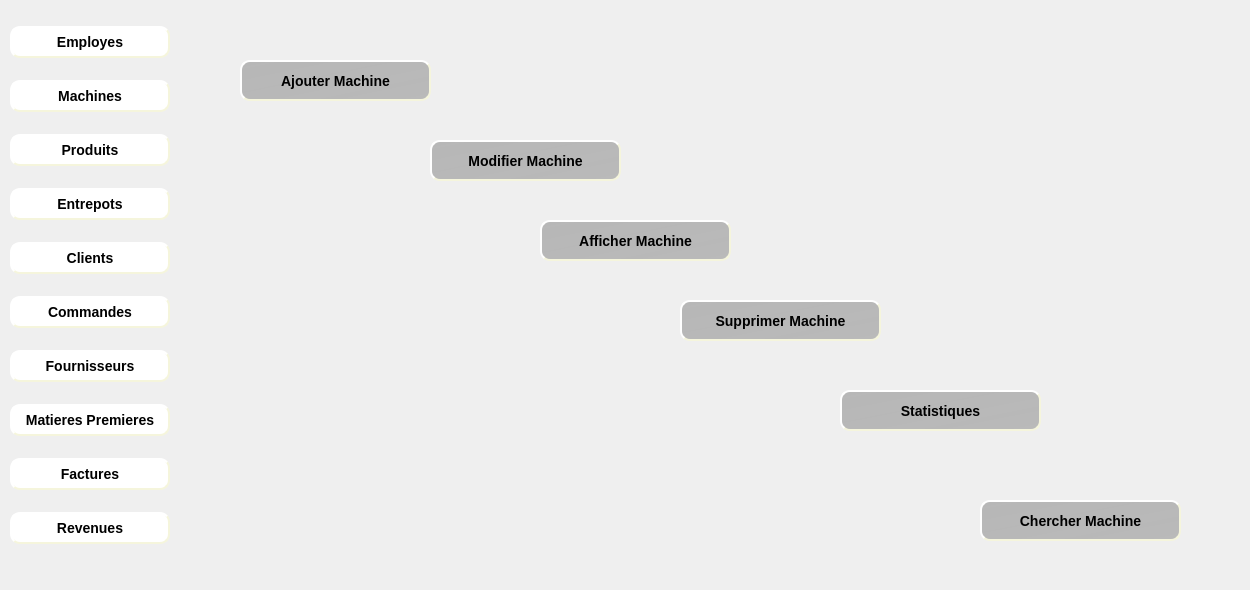
    <widget class="QWidget" name="page_7">
     <widget class="QLabel" name="label_12">
      <property name="geometry">
       <rect>
        <x>0</x>
        <y>0</y>
        <width>181</width>
        <height>581</height>
       </rect>
      </property>
      <property name="text">
       <string/>
      </property>
      <property name="pixmap">
       <pixmap>../Bouttons/fontFinal.jpg</pixmap>
      </property>
      <property name="scaledContents">
       <bool>true</bool>
      </property>
     </widget>
     <widget class="QWidget" name="verticalLayoutWidget_5">
      <property name="geometry">
       <rect>
        <x>10</x>
        <y>10</y>
        <width>160</width>
        <height>551</height>
       </rect>
      </property>
      <layout class="QVBoxLayout" name="verticalLayout_5">
       <item>
        <widget class="QPushButton" name="pushButton_employes_3">
         <property name="styleSheet">
          <string notr="true">#pushButton_employes_3
{
	border-color: beige;
border-style: outset;
  border-width: 2px;
  border-radius: 10px;
  font: bold 14px;
  min-width: 6em;
  padding: 6px;
background-color: rgb(255, 255, 255);
}
#pushButton_employes_3:hover
{
	border-color: blue;
}</string>
         </property>
         <property name="text">
          <string>Employes</string>
         </property>
        </widget>
       </item>
       <item>
        <widget class="QPushButton" name="pushButton_machines_3">
         <property name="styleSheet">
          <string notr="true">#pushButton_machines_3
{
	border-color: beige;
border-style: outset;
  border-width: 2px;
  border-radius: 10px;
  font: bold 14px;
  min-width: 6em;
  padding: 6px;
background-color: rgb(255, 255, 255);
}
#pushButton_machines_3:hover
{
	border-color: blue;
}</string>
         </property>
         <property name="text">
          <string>Machines</string>
         </property>
        </widget>
       </item>
       <item>
        <widget class="QPushButton" name="pushButton_produits_3">
         <property name="styleSheet">
          <string notr="true">#pushButton_produits_3
{
	border-color: beige;
border-style: outset;
  border-width: 2px;
  border-radius: 10px;
  font: bold 14px;
  min-width: 6em;
  padding: 6px;
background-color: rgb(255, 255, 255);
}
#pushButton_produits_3:hover
{
	border-color: blue;
}</string>
         </property>
         <property name="text">
          <string>Produits</string>
         </property>
        </widget>
       </item>
       <item>
        <widget class="QPushButton" name="pushButton_entrepots_3">
         <property name="styleSheet">
          <string notr="true">#pushButton_entrepots_3
{
	border-color: beige;
border-style: outset;
  border-width: 2px;
  border-radius: 10px;
  font: bold 14px;
  min-width: 6em;
  padding: 6px;
background-color: rgb(255, 255, 255);
}
#pushButton_entrepots_3:hover
{
	border-color: blue;
}</string>
         </property>
         <property name="text">
          <string>Entrepots</string>
         </property>
        </widget>
       </item>
       <item>
        <widget class="QPushButton" name="pushButton_clients_3">
         <property name="styleSheet">
          <string notr="true">#pushButton_clients_3
{
	border-color: beige;
border-style: outset;
  border-width: 2px;
  border-radius: 10px;
  font: bold 14px;
  min-width: 6em;
  padding: 6px;
background-color: rgb(255, 255, 255);
}
#pushButton_clients_3:hover
{
	border-color: blue;
}</string>
         </property>
         <property name="text">
          <string>Clients</string>
         </property>
        </widget>
       </item>
       <item>
        <widget class="QPushButton" name="pushButton_commandes_3">
         <property name="styleSheet">
          <string notr="true">#pushButton_commandes_3
{
	border-color: beige;
border-style: outset;
  border-width: 2px;
  border-radius: 10px;
  font: bold 14px;
  min-width: 6em;
  padding: 6px;
background-color: rgb(255, 255, 255);
}
#pushButton_commandes_3:hover
{
	border-color: blue;
}</string>
         </property>
         <property name="text">
          <string>Commandes</string>
         </property>
        </widget>
       </item>
       <item>
        <widget class="QPushButton" name="pushButton_fournisseurs_3">
         <property name="styleSheet">
          <string notr="true">#pushButton_fournisseurs_3
{
	border-color: beige;
border-style: outset;
  border-width: 2px;
  border-radius: 10px;
  font: bold 14px;
  min-width: 6em;
  padding: 6px;
background-color: rgb(255, 255, 255);
}
#pushButton_fournisseurs_3:hover
{
	border-color: blue;
}</string>
         </property>
         <property name="text">
          <string>Fournisseurs</string>
         </property>
        </widget>
       </item>
       <item>
        <widget class="QPushButton" name="pushButton_matieres_3">
         <property name="styleSheet">
          <string notr="true">#pushButton_matieres_3
{
	border-color: beige;
border-style: outset;
  border-width: 2px;
  border-radius: 10px;
  font: bold 14px;
  min-width: 6em;
  padding: 6px;
background-color: rgb(255, 255, 255);
}
#pushButton_matieres_3:hover
{
	border-color: blue;
}</string>
         </property>
         <property name="text">
          <string>Matieres Premieres</string>
         </property>
        </widget>
       </item>
       <item>
        <widget class="QPushButton" name="pushButton_factures_3">
         <property name="styleSheet">
          <string notr="true">#pushButton_factures_3
{
	border-color: beige;
border-style: outset;
  border-width: 2px;
  border-radius: 10px;
  font: bold 14px;
  min-width: 6em;
  padding: 6px;
background-color: rgb(255, 255, 255);
}
#pushButton_factures_3:hover
{
	border-color: blue;
}</string>
         </property>
         <property name="text">
          <string>Factures</string>
         </property>
        </widget>
       </item>
       <item>
        <widget class="QPushButton" name="pushButton_revenues_3">
         <property name="styleSheet">
          <string notr="true">#pushButton_revenues_3
{
	border-color: beige;
border-style: outset;
  border-width: 2px;
  border-radius: 10px;
  font: bold 14px;
  min-width: 6em;
  padding: 6px;
background-color: rgb(255, 255, 255);
}
#pushButton_revenues_3:hover
{
	border-color: blue;
}</string>
         </property>
         <property name="text">
          <string>Revenues</string>
         </property>
        </widget>
       </item>
      </layout>
     </widget>
     <widget class="QLabel" name="label_13">
      <property name="geometry">
       <rect>
        <x>180</x>
        <y>0</y>
        <width>1061</width>
        <height>581</height>
       </rect>
      </property>
      <property name="text">
       <string/>
      </property>
      <property name="pixmap">
       <pixmap>../Bouttons/machines.jpg</pixmap>
      </property>
      <property name="scaledContents">
       <bool>true</bool>
      </property>
     </widget>
     <widget class="QPushButton" name="pushButton_ajouterMachine">
      <property name="geometry">
       <rect>
        <x>240</x>
        <y>60</y>
        <width>191</width>
        <height>41</height>
       </rect>
      </property>
      <property name="styleSheet">
       <string notr="true">#pushButton_ajouterMachine
{
background-color: qlineargradient(spread:pad, x1:0, y1:0, x2:1, y2:1, stop:0 rgba(145, 145, 145, 151), stop:1 rgba(145, 145, 145, 145));
	border-color: beige;
border-style: outset;
  border-width: 2px;
  border-radius: 10px;
  font: bold 14px;
  min-width: 6em;
  padding: 6px;

}
#pushButton_ajouterMachine:hover
{
	border-color: blue;
}</string>
      </property>
      <property name="text">
       <string>Ajouter Machine</string>
      </property>
     </widget>
     <widget class="QLabel" name="label_68">
      <property name="geometry">
       <rect>
        <x>250</x>
        <y>70</y>
        <width>21</width>
        <height>21</height>
       </rect>
      </property>
      <property name="text">
       <string/>
      </property>
      <property name="pixmap">
       <pixmap>../Bouttons/ajouMachine-removebg-preview.png</pixmap>
      </property>
      <property name="scaledContents">
       <bool>true</bool>
      </property>
     </widget>
     <widget class="QPushButton" name="pushButton_modifierMachine">
      <property name="geometry">
       <rect>
        <x>430</x>
        <y>140</y>
        <width>191</width>
        <height>41</height>
       </rect>
      </property>
      <property name="styleSheet">
       <string notr="true">#pushButton_modifierMachine
{
background-color: qlineargradient(spread:pad, x1:0, y1:0, x2:1, y2:1, stop:0 rgba(145, 145, 145, 151), stop:1 rgba(145, 145, 145, 145));
	border-color: beige;
border-style: outset;
  border-width: 2px;
  border-radius: 10px;
  font: bold 14px;
  min-width: 6em;
  padding: 6px;

}
#pushButton_modifierMachine:hover
{
	border-color: blue;
}</string>
      </property>
      <property name="text">
       <string>Modifier Machine</string>
      </property>
     </widget>
     <widget class="QLabel" name="label_69">
      <property name="geometry">
       <rect>
        <x>440</x>
        <y>150</y>
        <width>21</width>
        <height>21</height>
       </rect>
      </property>
      <property name="text">
       <string/>
      </property>
      <property name="pixmap">
       <pixmap>../Bouttons/modifier-removebg-preview.png</pixmap>
      </property>
      <property name="scaledContents">
       <bool>true</bool>
      </property>
     </widget>
     <widget class="QPushButton" name="pushButton_afficherMachine">
      <property name="geometry">
       <rect>
        <x>540</x>
        <y>220</y>
        <width>191</width>
        <height>41</height>
       </rect>
      </property>
      <property name="styleSheet">
       <string notr="true">#pushButton_afficherMachine
{
background-color: qlineargradient(spread:pad, x1:0, y1:0, x2:1, y2:1, stop:0 rgba(145, 145, 145, 151), stop:1 rgba(145, 145, 145, 145));
	border-color: beige;
border-style: outset;
  border-width: 2px;
  border-radius: 10px;
  font: bold 14px;
  min-width: 6em;
  padding: 6px;

}
#pushButton_afficherMachine:hover
{
	border-color: blue;
}</string>
      </property>
      <property name="text">
       <string>Afficher Machine</string>
      </property>
     </widget>
     <widget class="QLabel" name="label_70">
      <property name="geometry">
       <rect>
        <x>550</x>
        <y>230</y>
        <width>21</width>
        <height>21</height>
       </rect>
      </property>
      <property name="text">
       <string/>
      </property>
      <property name="pixmap">
       <pixmap>../Bouttons/afficher-removebg-preview.png</pixmap>
      </property>
      <property name="scaledContents">
       <bool>true</bool>
      </property>
     </widget>
     <widget class="QPushButton" name="pushButton_supprimerMachine">
      <property name="geometry">
       <rect>
        <x>680</x>
        <y>300</y>
        <width>201</width>
        <height>41</height>
       </rect>
      </property>
      <property name="styleSheet">
       <string notr="true">#pushButton_supprimerMachine
{
background-color: qlineargradient(spread:pad, x1:0, y1:0, x2:1, y2:1, stop:0 rgba(145, 145, 145, 151), stop:1 rgba(145, 145, 145, 145));
	border-color: beige;
border-style: outset;
  border-width: 2px;
  border-radius: 10px;
  font: bold 14px;
  min-width: 6em;
  padding: 6px;

}
#pushButton_supprimerMachine:hover
{
	border-color: blue;
}</string>
      </property>
      <property name="text">
       <string>Supprimer Machine</string>
      </property>
     </widget>
     <widget class="QLabel" name="label_71">
      <property name="geometry">
       <rect>
        <x>690</x>
        <y>310</y>
        <width>21</width>
        <height>21</height>
       </rect>
      </property>
      <property name="text">
       <string/>
      </property>
      <property name="pixmap">
       <pixmap>../Bouttons/supprimerMachine-removebg-preview.png</pixmap>
      </property>
      <property name="scaledContents">
       <bool>true</bool>
      </property>
     </widget>
     <widget class="QPushButton" name="pushButton_statistiques">
      <property name="geometry">
       <rect>
        <x>840</x>
        <y>390</y>
        <width>201</width>
        <height>41</height>
       </rect>
      </property>
      <property name="styleSheet">
       <string notr="true">#pushButton_statistiques
{
background-color: qlineargradient(spread:pad, x1:0, y1:0, x2:1, y2:1, stop:0 rgba(145, 145, 145, 151), stop:1 rgba(145, 145, 145, 145));
	border-color: beige;
border-style: outset;
  border-width: 2px;
  border-radius: 10px;
  font: bold 14px;
  min-width: 6em;
  padding: 6px;

}
#pushButton_statistiques:hover
{
	border-color: blue;
}</string>
      </property>
      <property name="text">
       <string>Statistiques</string>
      </property>
     </widget>
     <widget class="QLabel" name="label_21">
      <property name="geometry">
       <rect>
        <x>860</x>
        <y>400</y>
        <width>21</width>
        <height>21</height>
       </rect>
      </property>
      <property name="text">
       <string/>
      </property>
      <property name="pixmap">
       <pixmap>../Bouttons/stat-removebg-preview.png</pixmap>
      </property>
      <property name="scaledContents">
       <bool>true</bool>
      </property>
     </widget>
     <widget class="QPushButton" name="pushButton_chercherMachine">
      <property name="geometry">
       <rect>
        <x>980</x>
        <y>500</y>
        <width>201</width>
        <height>41</height>
       </rect>
      </property>
      <property name="styleSheet">
       <string notr="true">#pushButton_chercherMachine
{
background-color: qlineargradient(spread:pad, x1:0, y1:0, x2:1, y2:1, stop:0 rgba(145, 145, 145, 151), stop:1 rgba(145, 145, 145, 145));
	border-color: beige;
border-style: outset;
  border-width: 2px;
  border-radius: 10px;
  font: bold 14px;
  min-width: 6em;
  padding: 6px;

}
#pushButton_chercherMachine:hover
{
	border-color: blue;
}</string>
      </property>
      <property name="text">
       <string>Chercher Machine</string>
      </property>
     </widget>
     <widget class="QLabel" name="label_106">
      <property name="geometry">
       <rect>
        <x>990</x>
        <y>510</y>
        <width>21</width>
        <height>21</height>
       </rect>
      </property>
      <property name="text">
       <string/>
      </property>
      <property name="pixmap">
       <pixmap>../Bouttons/consulter-removebg-preview.png</pixmap>
      </property>
      <property name="scaledContents">
       <bool>true</bool>
      </property>
     </widget>
    </widget>
